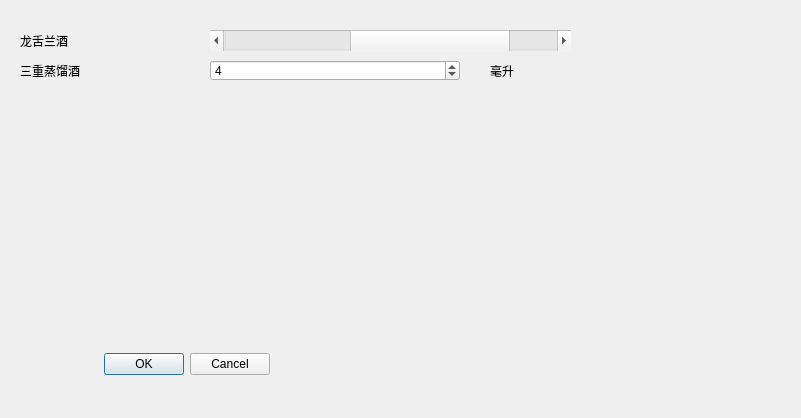
<?xml version="1.0" encoding="UTF-8"?>
<ui version="4.0">
 <class>MatrixWin</class>
 <widget class="QWidget" name="MatrixWin">
  <property name="geometry">
   <rect>
    <x>0</x>
    <y>0</y>
    <width>801</width>
    <height>418</height>
   </rect>
  </property>
  <property name="windowTitle">
   <string>Form</string>
  </property>
  <widget class="QScrollBar" name="tequilaScrollBar">
   <property name="enabled">
    <bool>true</bool>
   </property>
   <property name="geometry">
    <rect>
     <x>210</x>
     <y>30</y>
     <width>361</width>
     <height>21</height>
    </rect>
   </property>
   <property name="toolTip">
    <string>Jiggers of tequila</string>
   </property>
   <property name="maximum">
    <number>11</number>
   </property>
   <property name="value">
    <number>8</number>
   </property>
   <property name="sliderPosition">
    <number>8</number>
   </property>
   <property name="orientation">
    <enum>Qt::Horizontal</enum>
   </property>
  </widget>
  <widget class="QLabel" name="label">
   <property name="geometry">
    <rect>
     <x>20</x>
     <y>30</y>
     <width>151</width>
     <height>21</height>
    </rect>
   </property>
   <property name="text">
    <string>龙舌兰酒</string>
   </property>
  </widget>
  <widget class="QDialogButtonBox" name="buttonBox">
   <property name="geometry">
    <rect>
     <x>20</x>
     <y>350</y>
     <width>250</width>
     <height>28</height>
    </rect>
   </property>
   <property name="toolTip">
    <string>Press OK to make the drinks</string>
   </property>
   <property name="orientation">
    <enum>Qt::Horizontal</enum>
   </property>
   <property name="standardButtons">
    <set>QDialogButtonBox::Cancel|QDialogButtonBox::Ok</set>
   </property>
  </widget>
  <widget class="QLabel" name="label_2">
   <property name="geometry">
    <rect>
     <x>20</x>
     <y>60</y>
     <width>151</width>
     <height>21</height>
    </rect>
   </property>
   <property name="text">
    <string>三重蒸馏酒</string>
   </property>
  </widget>
  <widget class="QSpinBox" name="tripleSecSpinBox">
   <property name="geometry">
    <rect>
     <x>210</x>
     <y>60</y>
     <width>250</width>
     <height>21</height>
    </rect>
   </property>
   <property name="toolTip">
    <string>Jiggers of triple sec</string>
   </property>
   <property name="maximum">
    <number>11</number>
   </property>
   <property name="value">
    <number>4</number>
   </property>
  </widget>
  <widget class="QLabel" name="label_3">
   <property name="geometry">
    <rect>
     <x>490</x>
     <y>60</y>
     <width>151</width>
     <height>21</height>
    </rect>
   </property>
   <property name="text">
    <string>毫升</string>
   </property>
  </widget>
 </widget>
 <resources/>
 <connections/>
</ui>
